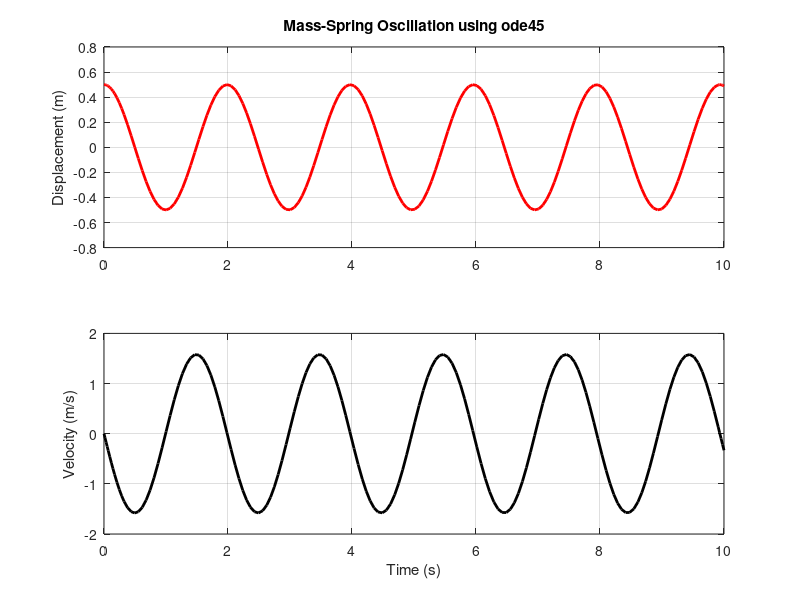

Recreate this plot in MATLAB.
function spring_oscillation()
    % Parameters
    m = 1.0;    % Mass (kg)
    k = 10.0;   % Spring constant (N/m)

    % Initial conditions: [initial displacement, initial velocity]
    x0 = [0.5; 0.0];

    % Time span
    tspan = [0 10];

    % Solve the ODE
    [t, y] = ode45(@(t, y) spring_system(t, y, m, k), tspan, x0);

    % Plot Results
    figure;
    subplot(2,1,1);
    plot(t, y(:,1), 'r-', 'LineWidth', 2);
    grid on;
    title('Mass-Spring Oscillation using ode45');
    ylabel('Displacement (m)');

    subplot(2,1,2);
    plot(t, y(:,2), 'k-', 'LineWidth', 2);
    grid on;
    xlabel('Time (s)');
    ylabel('Velocity (m/s)');
end

% ODE Function Definition
function dydt = spring_system(~, y, m, k)
    % y(1) is displacement, y(2) is velocity
    dydt = zeros(2,1);
    dydt(1) = y(2);          % dx/dt = v
    dydt(2) = -(k/m) * y(1); % dv/dt = -(k/m)*x
end
